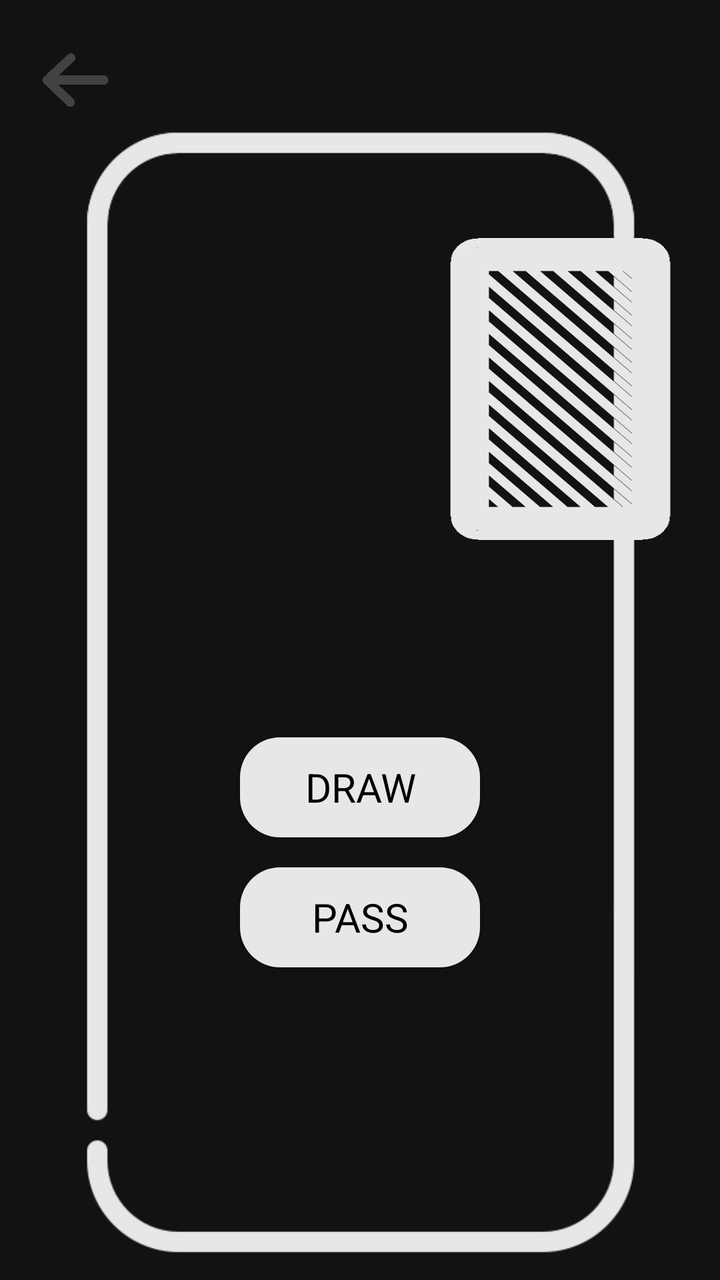
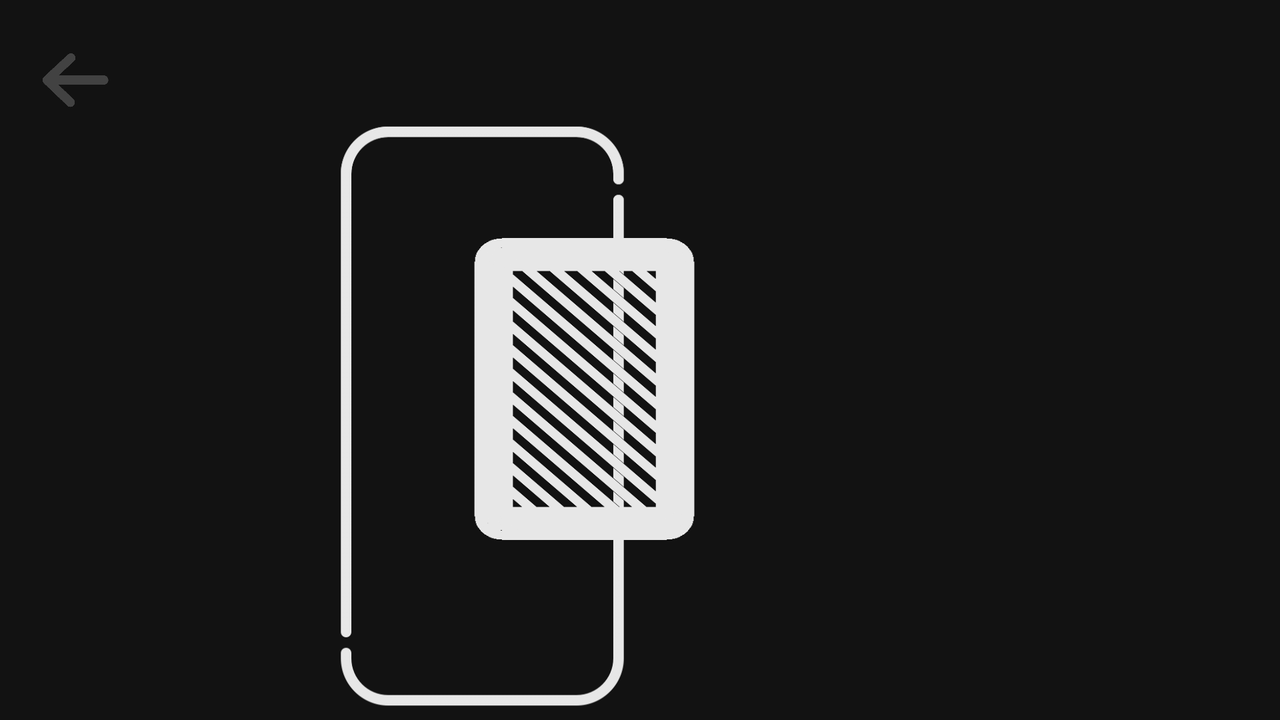

One screen, two layout resources from the same app: the default and the author's alternative for another configuration. Each is rendered where Android would select it; the XML of both is given below.
<!-- AndroidManifest.xml: application theme AppTheme.Dark -->
<!-- res/layout/activity_blackjack.xml -->
<?xml version="1.0" encoding="utf-8"?>
<RelativeLayout xmlns:android="http://schemas.android.com/apk/res/android"
    xmlns:app="http://schemas.android.com/apk/res-auto"
    xmlns:tools="http://schemas.android.com/tools"
    android:layout_width="match_parent"
    android:layout_height="match_parent"
    tools:context=".blackjack">

    <TextView
        android:layout_width="wrap_content"
        android:layout_height="wrap_content"
        android:id="@+id/game_result"
        android:layout_centerHorizontal="true"
        android:textSize="40sp"
        android:textColor="@color/white"
        android:visibility="invisible"
        app:fontFamily="@font/raleway_semibolditalic" />

    <ImageView
        android:id="@+id/poker_table"
        android:layout_width="wrap_content"
        android:layout_height="wrap_content"
        android:layout_marginTop="60dp"
        android:src="@drawable/poker_table"
        app:tint="@color/white"
        android:alpha="0.9"/>

    <androidx.appcompat.widget.AppCompatButton
        android:id="@+id/btnBack"
        android:layout_width="35dp"
        android:layout_height="30dp"
        android:layout_marginTop="25dp"
        android:layout_marginLeft="20dp"
        android:background="@drawable/back"
        android:alpha="0.2">
    </androidx.appcompat.widget.AppCompatButton>

    <ImageView
        android:id="@+id/pc1"
        android:layout_width="150dp"
        android:layout_height="150dp"
        android:layout_marginTop="120dp"
        android:layout_marginLeft="55dp"
        android:alpha="0.9"/>

    <ImageView
        android:id="@+id/pc2"
        android:layout_width="150dp"
        android:layout_height="150dp"
        android:layout_marginTop="120dp"
        android:layout_marginLeft="205dp"
        android:visibility="invisible"
        android:alpha="0.9"/>

    <ImageView
        android:id="@+id/card"
        android:layout_width="123dp"
        android:layout_height="151dp"
        android:layout_marginTop="119dp"
        android:layout_marginLeft="218dp"
        android:background="@drawable/card"/>

    <TextView
        android:layout_width="wrap_content"
        android:layout_height="wrap_content"
        android:id="@+id/pcSumDisplay"
        android:layout_centerHorizontal="true"
        android:layout_marginTop="315dp"
        android:textSize="25sp" />

    <androidx.appcompat.widget.AppCompatButton
        android:id="@+id/btnDraw"
        android:layout_width="120dp"
        android:layout_height="50dp"
        android:layout_below="@+id/pcSumDisplay"
        android:layout_marginTop="20dp"
        android:layout_centerHorizontal="true"
        android:background="@drawable/game_button"
        android:text="@string/drawcard"
        app:fontFamily="@font/raleway_regular"
        android:textColor="@color/black"
        android:textSize="20sp" />

    <androidx.appcompat.widget.AppCompatButton
        android:id="@+id/btnPass"
        android:layout_width="120dp"
        android:layout_height="50dp"
        android:layout_below="@id/btnDraw"
        android:layout_marginTop="15dp"
        android:layout_centerHorizontal="true"
        android:background="@drawable/game_button"
        android:text="@string/pass"
        app:fontFamily="@font/raleway_regular"
        android:textColor="@color/black"
        android:textSize="20sp" />

    <TextView
        android:layout_width="wrap_content"
        android:layout_height="wrap_content"
        android:id="@+id/userSumDisplay"
        android:layout_centerHorizontal="true"
        android:layout_below="@+id/btnPass"
        android:layout_marginTop="20dp"
        android:textSize="25sp" />

    <ImageView
        android:id="@+id/user1"
        android:layout_width="150dp"
        android:layout_height="150dp"
        android:layout_marginTop="600dp"
        android:layout_marginLeft="55dp"
        android:layout_gravity="start"
        android:alpha="0.9"/>

    <ImageView
        android:id="@+id/user2"
        android:layout_width="150dp"
        android:layout_height="150dp"
        android:layout_marginTop="600dp"
        android:layout_marginLeft="205dp"
        android:alpha="0.9"/>

    <FrameLayout
        android:layout_width="match_parent"
        android:layout_height="match_parent">

        <ImageView
            android:id="@+id/pcDrawn"
            android:layout_width="150dp"
            android:layout_height="150dp"
            android:layout_marginTop="120dp"
            android:layout_gravity="center_horizontal"
            android:visibility="invisible"
            android:alpha="0.9"/>

        <ImageView
            android:id="@+id/userDrawn"
            android:layout_width="150dp"
            android:layout_height="150dp"
            android:layout_marginTop="600dp"
            android:layout_gravity="center_horizontal"
            android:visibility="invisible"
            android:alpha="0.9"/>

    </FrameLayout>

    <androidx.appcompat.widget.AppCompatButton
        android:id="@+id/btnPlay_Again"
        android:layout_width="190dp"
        android:layout_height="75dp"
        android:layout_marginTop="395dp"
        android:layout_centerHorizontal="true"
        android:background="@drawable/game_button"
        android:text="@string/playagain"
        app:fontFamily="@font/raleway_regular"
        android:textColor="@color/black"
        android:textSize="25sp"
        android:visibility="invisible" />

</RelativeLayout>
<!-- resources referenced by this layout -->
<resources>
  <color name="black">#FF000000</color>
  <color name="white">#FFFFFFFF</color>
  <!-- drawable back: png bitmap (drawable, 6783 bytes) -->
  <!-- drawable card: png bitmap (drawable, 6575 bytes) -->
  <!-- drawable game_button (drawable) -->
  <?xml version="1.0" encoding="utf-8"?>
  <shape xmlns:android="http://schemas.android.com/apk/res/android">
      <solid android:color="#E7E7E7" />
      <corners android:radius="20dp" />
  </shape>
  <!-- drawable poker_table: png bitmap (drawable, 7841 bytes) -->
  <string name="drawcard">draw</string>
  <string name="pass">pass</string>
  <string name="playagain">Play Again?</string>
  <style name="AppTheme.Dark" parent="Theme.AppCompat.NoActionBar">
          <item name="android:windowBackground">@color/darkBackgroundColor</item>
      </style>
  <color name="darkBackgroundColor">#121212</color>
</resources>
<!-- res/layout-land/activity_blackjack.xml (the author's variant of the layout above) -->
<!-- drawn on the phone turned sideways -->
<?xml version="1.0" encoding="utf-8"?>
<RelativeLayout xmlns:android="http://schemas.android.com/apk/res/android"
    xmlns:app="http://schemas.android.com/apk/res-auto"
    xmlns:tools="http://schemas.android.com/tools"
    android:layout_width="match_parent"
    android:layout_height="match_parent"
    tools:context=".blackjack">

    <TextView
        android:layout_width="wrap_content"
        android:layout_height="wrap_content"
        android:id="@+id/game_result"
        android:layout_centerHorizontal="true"
        android:textSize="40sp"
        android:textColor="@color/white"
        android:layout_marginTop="5dp"
        android:visibility="invisible"
        app:fontFamily="@font/raleway_medium" />

    <ImageView
        android:id="@+id/poker_table"
        android:layout_width="wrap_content"
        android:layout_height="wrap_content"
        android:layout_marginTop="60dp"
        android:src="@drawable/poker_table"
        app:tint="@color/white"
        android:alpha="0.9"/>

    <androidx.appcompat.widget.AppCompatButton
        android:id="@+id/btnBack"
        android:layout_width="35dp"
        android:layout_height="30dp"
        android:layout_marginTop="25dp"
        android:layout_marginLeft="20dp"
        android:background="@drawable/back"
        android:alpha="0.2">
    </androidx.appcompat.widget.AppCompatButton>

    <FrameLayout
        android:layout_width="wrap_content"
        android:layout_height="wrap_content">

        <ImageView
            android:id="@+id/card"
            android:layout_width="123dp"
            android:layout_height="151dp"
            android:layout_marginTop="119dp"
            android:layout_marginLeft="230dp"
            android:layout_gravity="end"
            android:background="@drawable/card"/>

        <ImageView
            android:id="@+id/pcDrawn"
            android:layout_width="150dp"
            android:layout_height="150dp"
            android:layout_marginTop="120dp"
            android:layout_gravity="center_horizontal"
            app:tint="@color/white"
            android:alpha="0.9"
            android:visibility="invisible"/>

        <ImageView
            android:id="@+id/pc1"
            android:layout_width="150dp"
            android:layout_height="150dp"
            android:layout_marginTop="120dp"
            android:layout_marginLeft="50dp"
            android:layout_gravity="start"
            app:tint="@color/white"
            android:alpha="0.9"/>

        <ImageView
            android:id="@+id/pc2"
            android:layout_width="150dp"
            android:layout_height="150dp"
            android:layout_marginTop="120dp"
            android:layout_toEndOf="@id/pc1"
            android:layout_marginLeft="10dp"
            android:layout_gravity="end"
            android:visibility="invisible"
            app:tint="@color/white"
            android:alpha="0.9"/>
    </FrameLayout>

    <TextView
        android:layout_width="wrap_content"
        android:layout_height="wrap_content"
        android:id="@+id/pcSumDisplay"
        android:layout_centerHorizontal="true"
        android:layout_marginTop="350dp"
        android:textSize="22sp" />

    <androidx.appcompat.widget.AppCompatButton
        android:id="@+id/btnDraw"
        android:layout_width="120dp"
        android:layout_height="50dp"
        android:layout_below="@+id/pcSumDisplay"
        android:layout_marginTop="20dp"
        android:layout_centerHorizontal="true"
        android:background="@drawable/game_button"
        android:text="@string/drawcard"
        app:fontFamily="@font/raleway_regular"
        android:textColor="@color/black"
        android:textSize="20sp" />

    <androidx.appcompat.widget.AppCompatButton
        android:id="@+id/btnPass"
        android:layout_width="120dp"
        android:layout_height="50dp"
        android:layout_below="@id/btnDraw"
        android:layout_marginTop="15dp"
        android:layout_centerHorizontal="true"
        android:background="@drawable/game_button"
        android:text="@string/pass"
        app:fontFamily="@font/raleway_regular"
        android:textColor="@color/black"
        android:textSize="20sp" />

    <TextView
        android:layout_width="wrap_content"
        android:layout_height="wrap_content"
        android:id="@+id/userSumDisplay"
        android:layout_centerHorizontal="true"
        android:layout_below="@+id/btnPass"
        android:layout_marginTop="20dp"
        android:textSize="22sp" />

    <ImageView
        android:id="@+id/userDrawn"
        android:layout_width="150dp"
        android:layout_height="150dp"
        android:layout_centerHorizontal="true"
        android:layout_below="@+id/userSumDisplay"
        android:layout_marginTop="50dp"
        app:tint="@color/white"
        android:alpha="0.9"
        android:visibility="invisible"/>

    <ImageView
        android:id="@+id/user1"
        android:layout_width="150dp"
        android:layout_height="150dp"
        android:layout_below="@+id/userSumDisplay"
        android:layout_marginLeft="50dp"
        android:layout_marginTop="50dp"
        app:tint="@color/white"
        android:alpha="0.9"/>

    <ImageView
        android:id="@+id/user2"
        android:layout_width="150dp"
        android:layout_height="150dp"
        android:layout_centerHorizontal="true"
        android:layout_below="@+id/userSumDisplay"
        android:layout_toEndOf="@id/user1"
        android:layout_marginLeft="10dp"
        android:layout_marginTop="50dp"
        app:tint="@color/white"
        android:alpha="0.9"/>

</RelativeLayout>
<!-- resources referenced by the variant -->
<!-- as the phone turned sideways resolves them -->
<resources>
  <color name="black">#FF000000</color>
  <color name="white">#FFFFFFFF</color>
  <!-- drawable back: png bitmap (drawable, 6783 bytes) -->
  <!-- drawable card: png bitmap (drawable, 6575 bytes) -->
  <!-- drawable game_button (drawable) -->
  <?xml version="1.0" encoding="utf-8"?>
  <shape xmlns:android="http://schemas.android.com/apk/res/android">
      <solid android:color="#E7E7E7" />
      <corners android:radius="20dp" />
  </shape>
  <!-- drawable poker_table: png bitmap (drawable, 7841 bytes) -->
  <string name="drawcard">draw</string>
  <string name="pass">pass</string>
  <style name="AppTheme.Dark" parent="Theme.AppCompat.NoActionBar">
          <item name="android:windowBackground">@color/darkBackgroundColor</item>
      </style>
  <color name="darkBackgroundColor">#121212</color>
</resources>
